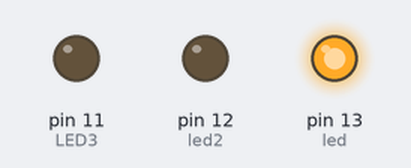
Simulated run of this sketch. Board: Arduino Uno, built with avr-gcc and run on an emulated ATmega328P. Parts: output pins drawn as LEDs (lit = HIGH).

Above: at 1.0 s.
At 5.0 s:
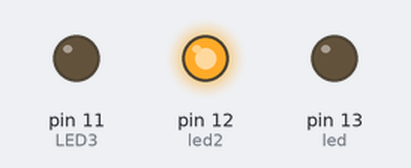
At 9.0 s:
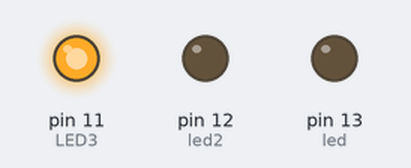
At 11.0 s:
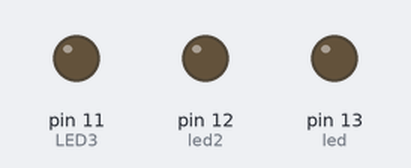
Timing chart, 0 to 15.6 s (numbered marks = the images above):
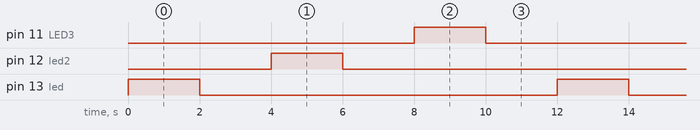

The sketch:

semaforo.ino
```cpp
void setup()
{
  pinMode(13, OUTPUT); //LED1
  pinMode(12, OUTPUT); //LED2
  pinMode(11, OUTPUT); //LED3
}

void loop()
{
  digitalWrite(13, HIGH);
  delay(2000); // Wait for 2000 millisecond(s)
  digitalWrite(13, LOW);
  delay(2000); // Wait for 2000 millisecond(s)

  digitalWrite(12, HIGH);
  delay(2000); // Wait for 2000 millisecond(s)
  digitalWrite(12, LOW);
  delay(2000); // Wait for 2000 millisecond(s)

  digitalWrite(11, HIGH);
  delay(2000); // Wait for 2000 millisecond(s)
  digitalWrite(11, LOW);
  delay(2000); // Wait for 2000 millisecond(s)
}
```

2_botoes_2_leds.c
```cpp
// C++ code
//#define - define uma constante
#define led 13
#define led2 12
#define botao 2
#define botao2 4


void setup()
{
  pinMode(led, OUTPUT);
  pinMode(led2, OUTPUT);
  pinMode(botao, INPUT_PULLUP);
  pinMode(botao2, INPUT_PULLUP);

}

void loop()
{
  if (digitalRead(botao)== LOW) {
    delay(300);
    digitalWrite(led,!digitalRead(led));}

  if (digitalRead(botao2)== LOW) {
    delay(300);
    digitalWrite(led2,HIGH);}
}
```

ligar_desligar_led_push_down.cpp
```cpp
// C++ code
//declaração das constantes
const int led = 8; //led no pino 8
const int botao = 7; //botão no pino 7
//variável que conterá os estados do botão (0 LOW, 1 HIGH)
int estadoBotao = 0;

//método setup, executado uma vez ao ligar o arduino
void setup()
{
  pinMode(led, OUTPUT); //pino 8 como de saída
  pinMode(botao,INPUT); //definido pino digital 7 como de entrada
}

//método loop, executado enquanto o arduino estiver ligado
void loop()
{
  //lendo o estado do pino 7, constante botão, e atribuindo o
  //resultado a váriavel estadoBotao
  estadoBotao = digitalRead(botao);

  //verificando o estado do botão para definir se acenderá ou
  //apagará o led
  if (estadoBotao == HIGH){
    digitalWrite(led,HIGH); //botão pressionado acende o led
  } else {
    digitalWrite(led,LOW); //botão não pressionado apaga o led
}
}
```

motor_dc_botao.cpp
```cpp
// C++ code
//
/*
  Motor DC com botão, quando o botão é pressionado
  o motor DC funciona durante 50 segundos, caso o
  botão não seja pressionado o motor não
  funcionará.
*/

void setup()
{
  pinMode(12, INPUT);
  pinMode(A0, OUTPUT);
}

void loop()
{
  // Dentro desta condição SE, é programado que se o
  // pino do botão for alto, o motor funcionará por
  // durante 5s e depois parará. Caso o botão seja
  // baixo, o motor não funciona.
  if (digitalRead(12) == 1) {
    digitalWrite(A0, HIGH);
    delay(50000); // Wait for 5000 millisecond(s)
  } else {
    digitalWrite(A0, LOW);
  }
}
```

pisca_led.cpp
```cpp
void setup()
{
  pinMode(13, OUTPUT); //LED1
}

void loop()
{
  digitalWrite(13, HIGH);
  delay(2000); // Wait for 2000 millisecond(s)
  digitalWrite(13, LOW);
  delay(2000); // Wait for 2000 millisecond(s)
}
```

retrovisor_servo.cpp
```cpp
#include <Servo.h>
Servo servo1; //cria um novo objeto servo
int potenciometroPino0 = 0; //conecta potenciomentro na porta analogica 0
int valorDoPotenciometro = 0; //valor lido no pino 0

void setup (){
  servo1.attach(9); //conecta o servo1 ao pino 9
} //fim setup

void loop (){
  valorDoPotenciometro = analogRead(potenciometroPino0);//lê
  //um valor analogico do potenciometro de 0 a 255
  valorDoPotenciometro = map(valorDoPotenciometro, 0, 1023, 0, 179);//mapeia
  //o valor lido entre 0 a 1023 para um valor entre 0 e 180
  servo1.write(valorDoPotenciometro); //envia sinal para o servo posionado
  delay(15); //aguarda movimento do servo
} //fim looop/
  
```

semaforo_2vias.cpp
```cpp
// C++ code
//
int i = 0;

void setup()
{
  pinMode(6, OUTPUT);
  pinMode(7, OUTPUT);
  pinMode(10, OUTPUT);
  pinMode(12, OUTPUT);
  pinMode(11, OUTPUT);
  pinMode(5, OUTPUT);
}

void loop()
{
  digitalWrite(6, LOW);
  digitalWrite(7, HIGH);
  digitalWrite(10, HIGH);
  digitalWrite(12, LOW);
  delay(10000); // Wait for 10000 millisecond(s)
  digitalWrite(10, LOW);
  digitalWrite(11, HIGH);
  delay(5000); // Wait for 5000 millisecond(s)
  digitalWrite(5, HIGH);
  digitalWrite(7, LOW);
  digitalWrite(11, LOW);
  digitalWrite(12, HIGH);
  delay(10000); // Wait for 10000 millisecond(s)
  digitalWrite(5, LOW);
  digitalWrite(6, HIGH);
  delay(5000); // Wait for 5000 millisecond(s)
}
```

Measured:
- by itself, pin 11 (LED3), pin 12 (led2), pin 13 (led): alternates HIGH for 2.0 s and LOW for 10.0 s
- by itself, everything shown: repeats every 12.0 s, in 6 steps
